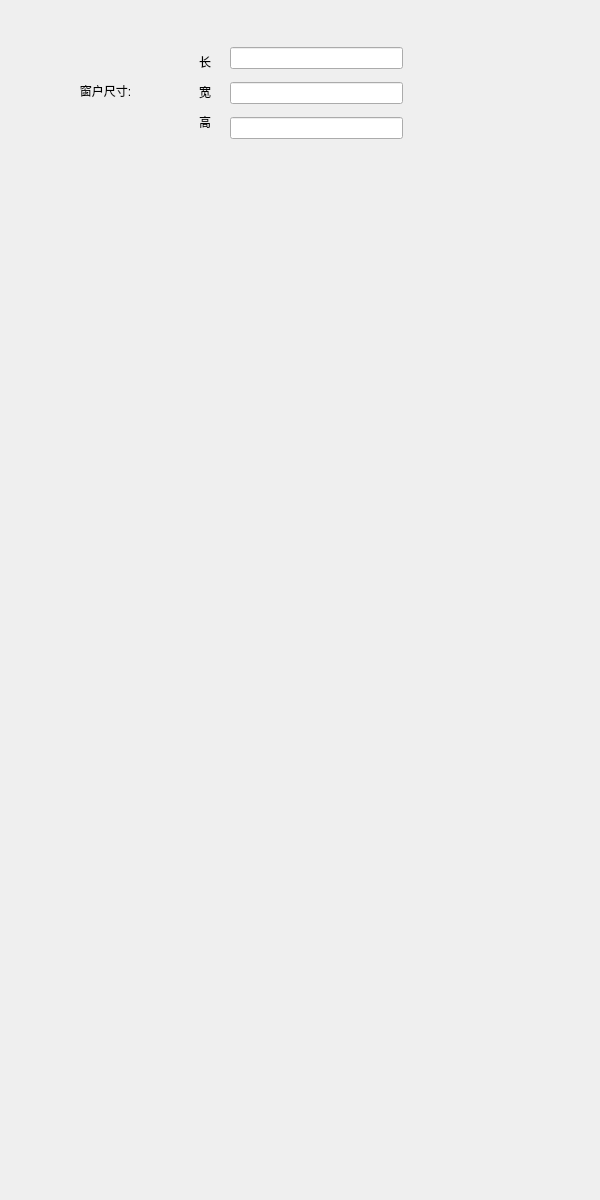
<?xml version="1.0" encoding="UTF-8"?>
<ui version="4.0">
 <class>designdesk</class>
 <widget class="QWidget" name="designdesk">
  <property name="geometry">
   <rect>
    <x>0</x>
    <y>0</y>
    <width>600</width>
    <height>1200</height>
   </rect>
  </property>
  <property name="windowTitle">
   <string>Form</string>
  </property>
  <widget class="QWidget" name="widget" native="true">
   <property name="enabled">
    <bool>true</bool>
   </property>
   <property name="geometry">
    <rect>
     <x>0</x>
     <y>0</y>
     <width>600</width>
     <height>1200</height>
    </rect>
   </property>
   <widget class="QWidget" name="sizedesign" native="true">
    <property name="geometry">
     <rect>
      <x>230</x>
      <y>40</y>
      <width>173</width>
      <height>106</height>
     </rect>
    </property>
    <layout class="QVBoxLayout" name="verticalLayout">
     <item>
      <widget class="UnitQLineEdit" name="lineEdit">
       <property name="styleSheet">
        <string notr="true"/>
       </property>
       <property name="text">
        <string notr="true"/>
       </property>
       <property name="alignment">
        <set>Qt::AlignLeading|Qt::AlignLeft|Qt::AlignVCenter</set>
       </property>
       <property name="readOnly">
        <bool>false</bool>
       </property>
      </widget>
     </item>
     <item>
      <widget class="UnitQLineEdit" name="lineEdit_2">
       <property name="styleSheet">
        <string notr="true"/>
       </property>
       <property name="text">
        <string notr="true"/>
       </property>
       <property name="alignment">
        <set>Qt::AlignLeading|Qt::AlignLeft|Qt::AlignVCenter</set>
       </property>
       <property name="readOnly">
        <bool>false</bool>
       </property>
      </widget>
     </item>
     <item>
      <widget class="UnitQLineEdit" name="lineEdit_3">
       <property name="styleSheet">
        <string notr="true"/>
       </property>
       <property name="text">
        <string notr="true"/>
       </property>
       <property name="alignment">
        <set>Qt::AlignLeading|Qt::AlignLeft|Qt::AlignVCenter</set>
       </property>
       <property name="readOnly">
        <bool>false</bool>
       </property>
      </widget>
     </item>
    </layout>
   </widget>
   <widget class="QLabel" name="label">
    <property name="geometry">
     <rect>
      <x>40</x>
      <y>70</y>
      <width>131</width>
      <height>41</height>
     </rect>
    </property>
    <property name="styleSheet">
     <string notr="true">font: 18pt &quot;楷体&quot;;</string>
    </property>
    <property name="text">
     <string>窗户尺寸:</string>
    </property>
    <property name="alignment">
     <set>Qt::AlignCenter</set>
    </property>
   </widget>
   <widget class="QLabel" name="label_6">
    <property name="geometry">
     <rect>
      <x>190</x>
      <y>80</y>
      <width>30</width>
      <height>24</height>
     </rect>
    </property>
    <property name="styleSheet">
     <string notr="true">font: 18pt &quot;楷体&quot;;</string>
    </property>
    <property name="text">
     <string>宽</string>
    </property>
    <property name="alignment">
     <set>Qt::AlignCenter</set>
    </property>
   </widget>
   <widget class="QLabel" name="label_2">
    <property name="geometry">
     <rect>
      <x>190</x>
      <y>50</y>
      <width>30</width>
      <height>24</height>
     </rect>
    </property>
    <property name="styleSheet">
     <string notr="true">font: 18pt &quot;楷体&quot;;</string>
    </property>
    <property name="text">
     <string>长</string>
    </property>
    <property name="alignment">
     <set>Qt::AlignCenter</set>
    </property>
   </widget>
   <widget class="QLabel" name="label_14">
    <property name="geometry">
     <rect>
      <x>190</x>
      <y>110</y>
      <width>30</width>
      <height>24</height>
     </rect>
    </property>
    <property name="styleSheet">
     <string notr="true">font: 18pt &quot;楷体&quot;;</string>
    </property>
    <property name="text">
     <string>高</string>
    </property>
    <property name="alignment">
     <set>Qt::AlignCenter</set>
    </property>
   </widget>
  </widget>
 </widget>
 <customwidgets>
  <customwidget>
   <class>UnitQLineEdit</class>
   <extends>QLineEdit</extends>
   <header location="global">unitqlinedit.h</header>
  </customwidget>
 </customwidgets>
 <resources/>
 <connections/>
</ui>
